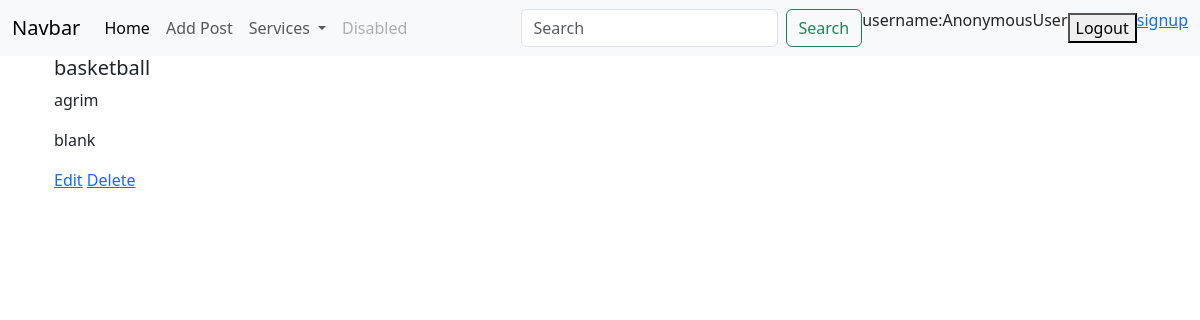
The app's page /post/1, older data.
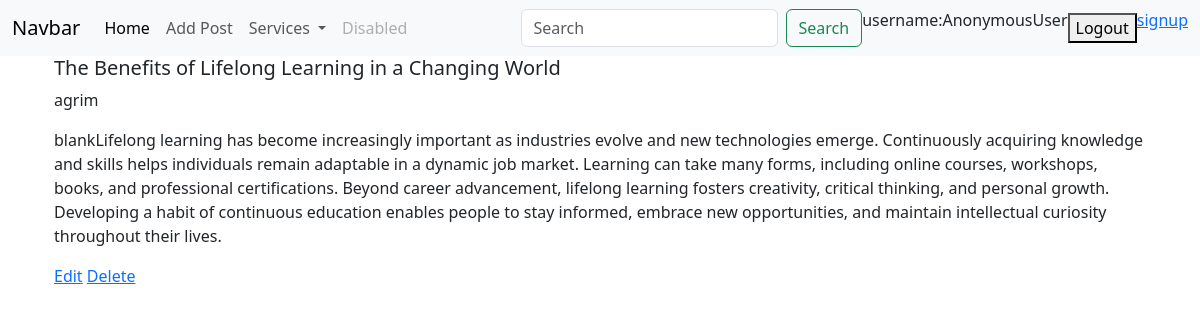
The same page, newer data.
### firstapp/models.py (models this page shows, shortened)
class Posts(models.Model):
    POST_CHOICES=[
        ('l','literature'),
        ('s','sports'),
        ('t','technology')
    ]
    class Meta:
        verbose_name='Post'
        verbose_name_plural='Posts'
    author=models.CharField(default="unknown", max_length=100)
    category=models.CharField(choices=POST_CHOICES)
    title=models.CharField(max_length=200)
    image_url=models.URLField(null=True, blank=True)
    status=models.CharField(max_length=20)
    content=models.TextField()
    slug=models.CharField(unique=True)
    created_at=models.DateTimeField(auto_now_add=True)
    updated_at=models.DateTimeField(auto_now=True)

### firstapp/views.py (the view)
# urls.py: path('post/<int:post_id>',views.post_detail_view,name="post_detail"),
def post_detail_view(request, post_id):
    post = get_object_or_404(Posts, id=post_id)
    return render(request, "firstapp/post_detail.html", {"post":post})

### firstapp/templates/firstapp/post_detail.html (shortened to what this page needs)
{%extends "firstapp/index.html"%}
{%block content%}
{%if post%}
<div class="container">
    <h5>{{post.title}}</h5>
    <p>{{post.author}}</p>
    <p>{{post.content}}</p>
    <a href="{%url 'edit' post.id%}">Edit</a>
    <a href="">Delete</a>
</div>
{%else%}
<div>post with id {{post.id}} does not exist</div>
{%endif%}
{%endblock content%}

Row changes from the older to the newer data that the page shows:
changed Posts "agrim": title "basketball" → "The Benefits of Lifelong Learning in a Changing World"; content "blank" → "blankLifelong learning has become increasingly important as industries evolve and new technologies emerge. Continuously acquiring knowledge and skills helps individuals remain adaptable in a dynamic job market. Learning can take many forms, including online courses, workshops, books, and professional certifications. Beyond career advancement, lifelong learning fosters creativity, critical thinking, and personal growth. Developing a habit of continuous education enables people to stay informed, embrace new opportunities, and maintain intellectual curiosity throughout their lives."
